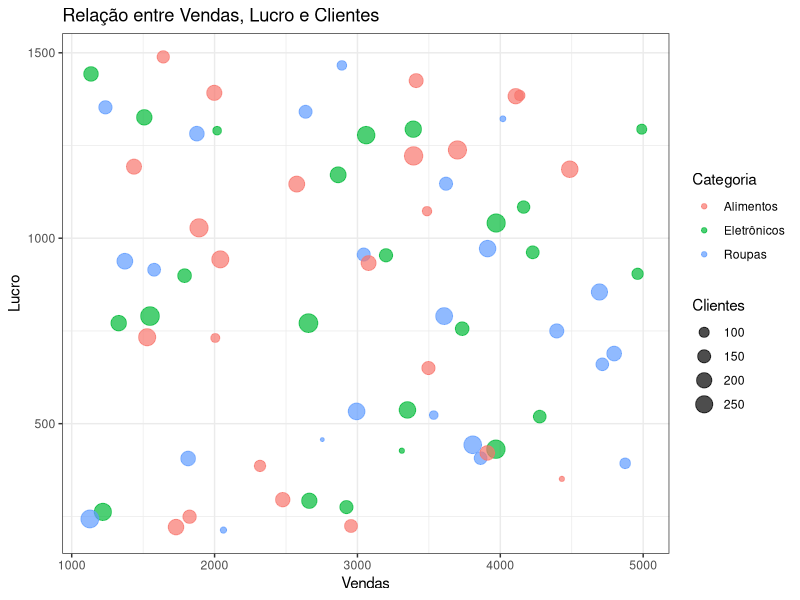

Generate this figure with R:
# =================================================
# VISUALIZAÇÃO DE DADOS COM GGPLOT2 EM LINGUAGEM R.
# =================================================

# Se você trabalha com análise de dados em R, certamente já 
# ouviu falar do ggplot2, um dos pacotes mais poderosos e 
# versáteis para criação de gráficos e visualizações de 
# alta qualidade.
# Neste estudo, você vai aprender o que é o ggplot2, como 
# ele funciona e verá exemplos práticos de gráficos mais 
# usados no dia a dia de quem analisa dados.

# O que é o ggplot2?
  
# O ggplot2 foi criado por Hadley Wickham e faz parte do 
# Tidyverse, um conjunto de pacotes voltados para manipulação 
# e visualização de dados.
# O nome vem de Grammar of Graphics (Gramática dos Gráficos), 
# um conceito criado por Leland Wilkinson que propõe que todo 
# gráfico é formado por camadas, como dados, mapeamentos 
# estéticos, geometrias e temas.

# Essa ideia permite que o usuário monte gráficos de forma 
# declarativa, ou seja, descrevendo o que quer visualizar, 
# e não como desenhar cada parte.

# Instalação do pacote:
# install.packages("ggplot2")

# Carregamento do pacote ggplot2.
library(ggplot2)

# Criar um dataframe completo e variado para testar
# os gráficos do ggplot2.
dados <- data.frame(
  Ano = rep(2018:2023, each = 12),            # anos
  Mês = rep(month.abb, times = 6),            # meses abreviados (Jan, Feb, ...)
  Categoria = rep(c("Eletrônicos", "Roupas", "Alimentos"), each = 24), # 3 categorias
  Região = rep(c("Norte", "Sul", "Leste", "Oeste"), times = 18),       # 4 regiões
  Vendas = round(runif(72, 1000, 5000), 0),   # vendas aleatórias
  Lucro = round(runif(72, 200, 1500), 0),     # lucro aleatório
  Clientes = round(runif(72, 50, 300), 0)     # número de clientes
)

head(dados)
View(dados)

# =============================
# PRINCIPAIS TIPOS DE GRÁFICOS.
# =============================

# Gráfico de Dispersão.
ggplot(dados, aes(x = Vendas, y = Lucro, color = Categoria, size = Clientes)) +
  geom_point(alpha = 0.7) +
  labs(title = "Relação entre Vendas, Lucro e Clientes", x = "Vendas", y = "Lucro") +
  theme_bw()







